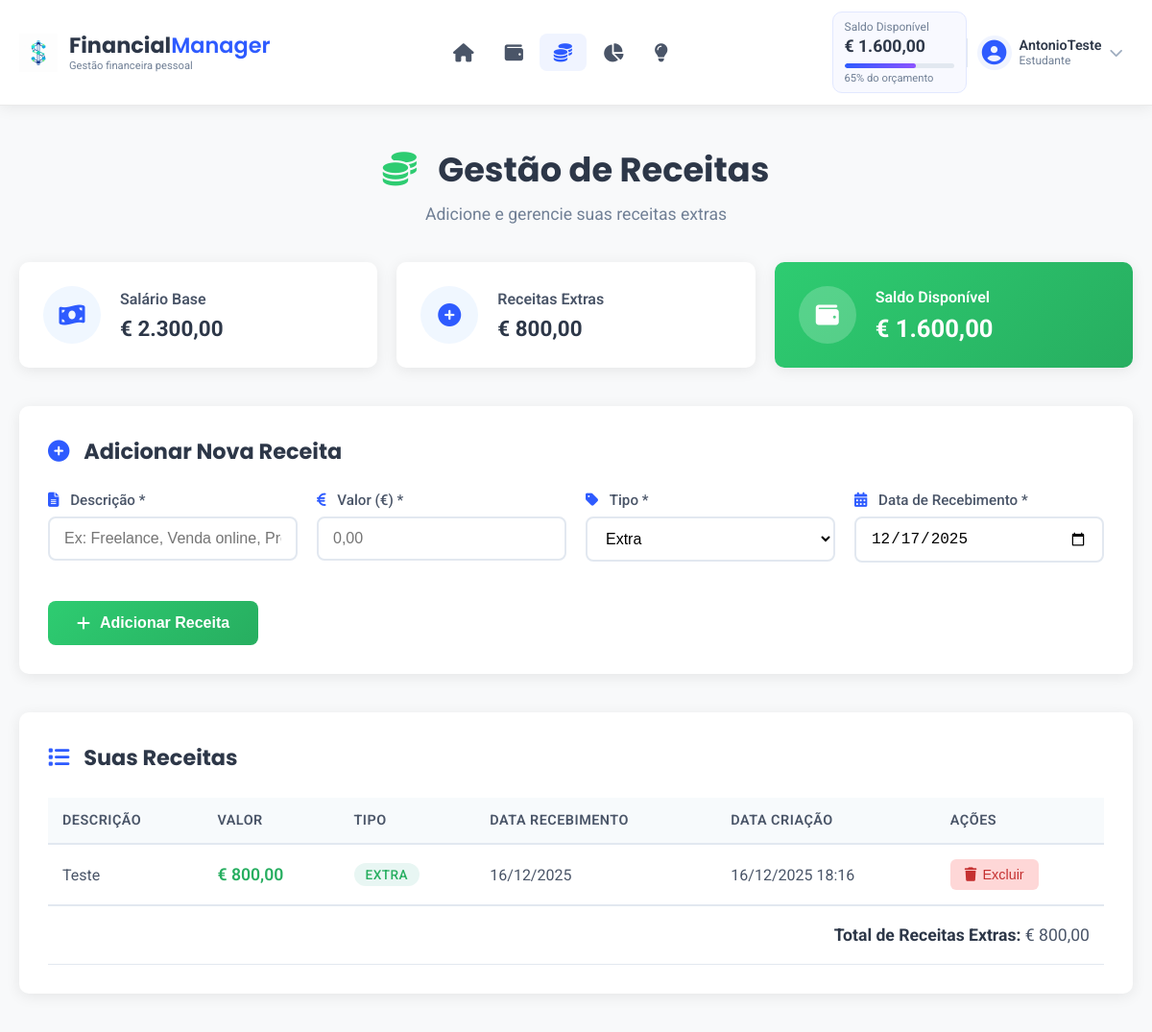
/receitas.php (signed in), run on the app's committed database.
### tables this page shows
CREATE TABLE `utilizadores` (
  `id` int NOT NULL AUTO_INCREMENT,
  `nome` varchar(255) NOT NULL,
  `email` varchar(255) NOT NULL,
  `password` varchar(255) NOT NULL,
  `idade` int DEFAULT NULL,
  `ocupacao` varchar(100) DEFAULT NULL,
  `estilo_vida` varchar(255) DEFAULT NULL,
  `salario` decimal(10,2) DEFAULT NULL,
  `tipo_util` int NOT NULL,
  PRIMARY KEY (`id`),
  KEY `fk_utilizadores_tipos_util_idx` (`tipo_util`),
  CONSTRAINT `fk_utilizadores_tipos_util` FOREIGN KEY (`tipo_util`) REFERENCES `tipos_util` (`idtipos`)
);

CREATE TABLE `receitas` (
  `id_receita` int NOT NULL AUTO_INCREMENT,
  `descricao` varchar(255) NOT NULL,
  `valor` decimal(10,2) NOT NULL,
  `tipo` enum('Salário','Extra','Outro') NOT NULL DEFAULT 'Extra',
  `data_recebimento` date NOT NULL,
  `id_utilizador` int NOT NULL,
  `data_criacao` timestamp NULL DEFAULT CURRENT_TIMESTAMP,
  PRIMARY KEY (`id_receita`),
  KEY `fk_receitas_utilizadores1_idx` (`id_utilizador`),
  CONSTRAINT `fk_receitas_utilizadores1` FOREIGN KEY (`id_utilizador`) REFERENCES `utilizadores` (`id`) ON DELETE CASCADE
);

### receitas.php (the view, shortened to what this page needs)
<?php
require_once 'connect_db.php';
$user_id = $_SESSION['user_id'];
$receitas_query = "SELECT * FROM receitas WHERE id_utilizador = ? ORDER BY data_recebimento DESC, data_criacao DESC";
$stmt = $conn->prepare($receitas_query);
$stmt->bind_param("i", $user_id);
$stmt->execute();
$receitas_result = $stmt->get_result();
$receitas = $receitas_result->fetch_all(MYSQLI_ASSOC);
?>
<!DOCTYPE html>
<html lang="pt">
<head>
    <link rel="stylesheet" href="css/header_footer.css">
    <link rel="stylesheet" href="css/receitas.css">
    <link rel="stylesheet" href="https://cdnjs.cloudflare.com/ajax/libs/font-awesome/6.4.0/css/all.min.css">
</head>
<body>
    <?php require_once 'header_footer/header.php'; ?>
    <main class="main-content">
        <div class="container">
            <div class="page-header">
                <h1><i class="fas fa-coins"></i> Gestão de Receitas</h1>
                <p class="subtitle">Adicione e gerencie suas receitas extras</p>
            </div>
            <div class="summary-cards">
                <div class="summary-card">
                    <div class="card-icon">
                        <i class="fas fa-money-bill-wave"></i>
                    </div>
                    <div class="card-content">
                        <h3>Salário Base</h3>
                        <p class="amount">€ <?php echo number_format($salario, 2, ',', '.'); ?></p>
                    </div>
                </div>
                <div class="summary-card">
                    <div class="card-icon">
                        <i class="fas fa-plus-circle"></i>
                    </div>
                    <div class="card-content">
                        <h3>Receitas Extras</h3>
                        <p class="amount">€ <?php echo number_format($total_receitas, 2, ',', '.'); ?></p>
                    </div>
                </div>
                <div class="summary-card highlight">
                    <div class="card-icon">
                        <i class="fas fa-wallet"></i>
                    </div>
                    <div class="card-content">
                        <h3>Saldo Disponível</h3>
                        <p class="amount">€ <?php echo number_format($saldo_disponivel, 2, ',', '.'); ?></p>
                    </div>
                </div>
            </div>
            <div class="form-section">
                <h2><i class="fas fa-plus-circle"></i> Adicionar Nova Receita</h2>
                <form method="POST" action="" class="receita-form">
                    <div class="form-grid">
                        <div class="form-group">
                            <label for="descricao"><i class="fas fa-file-alt"></i> Descrição *</label>
                            <input type="text" id="descricao" name="descricao" required
                                   placeholder="Ex: Freelance, Venda online, Presente...">
                        </div>
                        <div class="form-group">
                            <label for="valor"><i class="fas fa-euro-sign"></i> Valor (€) *</label>
                            <input type="number" id="valor" name="valor" step="0.01" min="0.01" required
                                   placeholder="0,00">
                        </div>
                        <div class="form-group">
                            <label for="tipo"><i class="fas fa-tag"></i> Tipo *</label>
                            <select id="tipo" name="tipo" required>
                                <option value="Extra" selected>Extra</option>
                            </select>
                        </div>
                        <div class="form-group">
                            <label for="data_recebimento"><i class="fas fa-calendar-alt"></i> Data de Recebimento *</label>
                            <input type="date" id="data_recebimento" name="data_recebimento" required
                                   value="<?php echo date('Y-m-d'); ?>">
                        </div>
                    </div>
                    <button type="submit" name="adicionar_receita" class="btn-submit">
                        <i class="fas fa-plus"></i> Adicionar Receita
                    </button>
                </form>
            </div>
            <div class="receitas-list">
                <h2><i class="fas fa-list"></i> Suas Receitas</h2>
                <?php if (count($receitas) > 0): ?>
                    <div class="table-responsive">
                        <table class="receitas-table">
                            <thead>
                                <tr>
                                    <th>Descrição</th>
                                    <th>Valor</th>
                                    <th>Tipo</th>
                                    <th>Data Recebimento</th>
                                    <th>Data Criação</th>
                                    <th>Ações</th>
                                </tr>
                            </thead>
                            <tbody>
                                <?php foreach ($receitas as $receita): ?>
                                    <tr>
                                        <td><?php echo htmlspecialchars($receita['descricao']); ?></td>
                                        <td class="valor">€ <?php echo number_format($receita['valor'], 2, ',', '.'); ?></td>
                                        <td>
                                            <span class="tipo-badge tipo-<?php echo strtolower($receita['tipo']); ?>">
                                                <?php echo $receita['tipo']; ?>
                                            </span>
                                        </td>
                                        <td><?php echo date('d/m/Y', strtotime($receita['data_recebimento'])); ?></td>
                                        <td><?php echo date('d/m/Y H:i', strtotime($receita['data_criacao'])); ?></td>
                                        <td>
                                            <form method="POST" action="" class="delete-form">
                                                <button type="submit" name="excluir_receita" class="btn-delete"
                                                        onclick="return confirm('Tem certeza que deseja excluir esta receita?')">
                                                    <i class="fas fa-trash"></i> Excluir
                                                </button>
                                            </form>
                                        </td>
                                    </tr>
                                <?php endforeach; ?>
                            </tbody>
                            <tfoot>
                                <tr>
                                    <td colspan="6" class="total-row">
                                        <strong>Total de Receitas Extras:</strong>
                                        € <?php echo number_format($total_receitas, 2, ',', '.'); ?>
                                    </td>
                                </tr>
                            </tfoot>
                        </table>
                    </div>
                <?php endif; ?>
            </div>
        </div>
    </main>
</body>
</html>

### header_footer/header.php (shortened to what this page needs)
<?php
require_once 'connect_db.php';
$user_id = $_SESSION['user_id'];
$sql_user = "SELECT id, nome, email, ocupacao, salario FROM utilizadores WHERE id = ?";
$stmt_user = $conn->prepare($sql_user);
$stmt_user->bind_param("i", $user_id);
$stmt_user->execute();
$result_user = $stmt_user->get_result();
if ($result_user->num_rows > 0) {
    $user = $result_user->fetch_assoc();
    $sql_despesas = "SELECT SUM(valor_mensal) as total_despesas FROM despesas WHERE id_utilizador = ?";
    $stmt_despesas = $conn->prepare($sql_despesas);
    $stmt_despesas->bind_param("i", $user_id);
    $stmt_despesas->execute();
    $result_despesas = $stmt_despesas->get_result();
    $total_despesas = 0;
    if ($result_despesas->num_rows > 0) {
        $row_despesas = $result_despesas->fetch_assoc();
        $total_despesas = $row_despesas['total_despesas'] ?: 0;
    }
    $sql_receitas = "SELECT SUM(valor) as total_receitas FROM receitas WHERE id_utilizador = ?";
    $stmt_receitas = $conn->prepare($sql_receitas);
    $stmt_receitas->bind_param("i", $user_id);
    $stmt_receitas->execute();
    $result_receitas = $stmt_receitas->get_result();
    $total_receitas = 0;
    if ($result_receitas->num_rows > 0) {
        $row_receitas = $result_receitas->fetch_assoc();
        $total_receitas = $row_receitas['total_receitas'] ?: 0;
    }
    $salario = $user['salario'] ?: 0;
    $saldo_disponivel = ($salario + $total_receitas) - $total_despesas;
    $percentual_orcamento = $salario > 0 ? ($total_despesas / $salario) * 100 : 0;
    $percentual_orcamento = min(100, max(0, $percentual_orcamento));
} else {
    session_destroy();
    header('Location: indexv1.html');
    exit();
}
?>
<header class="header" id="mainHeader">
    <div class="container">
        <div class="logo-section">
            <div class="logo">
                <img src="img/logo.png" alt="FinancialManager Logo" class="logo-img">
                <div class="logo-text">
                    <h1>Financial<span>Manager</span></h1>
                    <p class="tagline">Gestão financeira pessoal</p>
                </div>
            </div>
        </div>
        <nav class="main-nav" id="mainNav">
            <ul class="nav-list">
                <li class="nav-item">
                    <a href="index.php" class="nav-link <?php echo (basename($_SERVER['PHP_SELF']) == 'index.php') ? 'active' : ''; ?>">
                        <i class="fas fa-home"></i>
                    </a>
                </li>
                <li class="nav-item">
                    <a href="despesas.php" class="nav-link <?php echo (basename($_SERVER['PHP_SELF']) == 'despesas.php') ? 'active' : ''; ?>">
                        <i class="fas fa-wallet"></i>
                    </a>
                </li>
                <li class="nav-item">
                    <a href="receitas.php" class="nav-link <?php echo (basename($_SERVER['PHP_SELF']) == 'receitas.php') ? 'active' : ''; ?>">
                        <i class="fas fa-coins"></i>
                    </a>
                </li>
                <li class="nav-item">
                    <a href="orcamentos.php" class="nav-link <?php echo (basename($_SERVER['PHP_SELF']) == 'orcamentos.php') ? 'active' : ''; ?>">
                        <i class="fas fa-chart-pie"></i>
                    </a>
                </li>
                <li class="nav-item">
                    <a href="recomendacoes.php" class="nav-link <?php echo (basename($_SERVER['PHP_SELF']) == 'recomendacoes.php') ? 'active' : ''; ?>">
                        <i class="fas fa-lightbulb"></i>
                    </a>
                </li>
            </ul>
        </nav>
        <div class="user-section">
            <div class="balance-indicator">
                <div class="balance-info">
                    <span class="balance-label">Saldo Disponível</span>
                    <span class="balance-amount">€ <span id="currentBalance"><?php echo number_format($saldo_disponivel, 2, ',', '.'); ?></span></span>
                </div>
                <div class="balance-progress">
                    <div class="progress-bar">
                        <div class="progress-fill" id="balanceProgress" style="width: <?php echo round($percentual_orcamento); ?>%"></div>
                    </div>
                    <span class="progress-text"><?php echo round($percentual_orcamento); ?>% do orçamento</span>
                </div>
            </div>
            <div class="user-profile" id="userProfile">
                <div class="avatar">
                    <i class="fas fa-user-circle"></i>
                </div>
                <div class="user-info">
                    <span class="user-name" id="userName"><?php echo htmlspecialchars($user['nome']); ?></span>
                    <span class="user-role" id="userRole"><?php echo htmlspecialchars($user['ocupacao']); ?></span>
                </div>
                <button class="dropdown-btn" id="profileDropdown">
                    <i class="fas fa-chevron-down"></i>
                </button>
            </div>
        </div>
    </div>
</header>

### css/header_footer.css (style rules this page uses)
* { margin: 0; padding: 0; box-sizing: border-box; }
body { font-family: 'Roboto', sans-serif; background-color: #f8f9fa; color: #333; }
.container { max-width: 1400px; margin: 0 auto; padding: 0 20px; }
.header { background-color: #ffffff; box-shadow: 0 2px 15px rgba(0, 0, 0, 0.08); position: sticky; top: 0; z-index: 1000; border-bottom: 1px solid #eaeaea; }
.header .container { display: flex; align-items: center; justify-content: space-between; padding: 12px 20px; flex-wrap: nowrap; }
.logo-section { flex: 0 0 auto; margin-right: 20px; }
.logo { display: flex; align-items: center; gap: 12px; text-decoration: none; }
.logo-text h1 { font-family: 'Poppins', sans-serif; font-weight: 700; font-size: 1.4rem; color: #2d3748; line-height: 1.2; }
.logo-text h1 span { color: #2e5bff; font-weight: 600; }
.logo-text .tagline { font-size: 0.7rem; color: #718096; font-weight: 400; margin-top: 2px; }
.logo-img { width: 40px; height: auto; max-height: 40px; object-fit: contain; display: block; }
.main-nav { flex: 1; margin: 0 15px; }
.nav-list { display: flex; list-style: none; justify-content: center; gap: 3px; }
.nav-item { position: relative; }
.nav-link { display: flex; align-items: center; gap: 8px; padding: 12px 18px; text-decoration: none; color: #4a5568; font-weight: 500; font-size: 0.95rem; border-radius: 8px; transition: all 0.2s ease; }
.nav-link i { font-size: 1rem; }
.nav-link.active { background-color: #f0f4ff; color: #2e5bff; }
.user-section { flex: 0 0 auto; display: flex; align-items: center; }
.balance-indicator { background-color: #f8f9ff; padding: 8px 12px; border-radius: 10px; border: 1px solid #e2e8ff; min-width: 160px; }
.balance-info { display: flex; flex-direction: column; margin-bottom: 8px; }
.balance-label { font-size: 0.75rem; color: #718096; margin-bottom: 3px; }
.balance-amount { font-weight: 700; font-size: 1.1rem; color: #2d3748; }
.balance-progress { display: flex; flex-direction: column; gap: 4px; }
.progress-bar { height: 5px; background-color: #e2e8f0; border-radius: 3px; overflow: hidden; }
.progress-fill { height: 100%; background: linear-gradient(to right, #2e5bff, #8c54ff); border-radius: 3px; }
.progress-text { font-size: 0.7rem; color: #718096; }
.user-profile { position: relative; display: flex; align-items: center; gap: 8px; padding: 6px 10px; border-radius: 10px; cursor: pointer; transition: background-color 0.2s ease; }
.avatar { width: 36px; height: 36px; border-radius: 50%; background-color: #f0f4ff; display: flex; align-items: center; justify-content: center; }
.avatar i { font-size: 1.6rem; color: #2e5bff; }
.user-info { display: flex; flex-direction: column; }
.user-name { font-weight: 600; color: #2d3748; font-size: 0.9rem; }
.user-role { font-size: 0.75rem; color: #718096; }
.dropdown-btn { background: none; border: none; color: #a0aec0; cursor: pointer; font-size: 0.9rem; transition: color 0.2s; }
.main-content { padding: 40px 0; }
@media (max-width: 1200px) { .balance-indicator { min-width: 160px; } }
@media (max-width: 1200px) { .nav-list { gap: 2px; } }
@media (max-width: 1200px) { .nav-link { padding: 10px 15px; } }
@media (max-width: 1200px) { .nav-link i { font-size: 1.2rem; } }
@media (max-width: 1200px) { .balance-indicator { min-width: 140px; } }

### data on the page
utilizadores: nome "AntonioTeste", ocupacao "Estudante", salario "2.300,00"
receitas: descricao "Teste", valor "800,00", tipo "EXTRA", data_recebimento "16/12/2025", data_criacao "16/12/2025 18:16"

### other printed values
$saldo_disponivel "1.600,00"
$percentual_orcamento "65"
$total_receitas "800,00"
